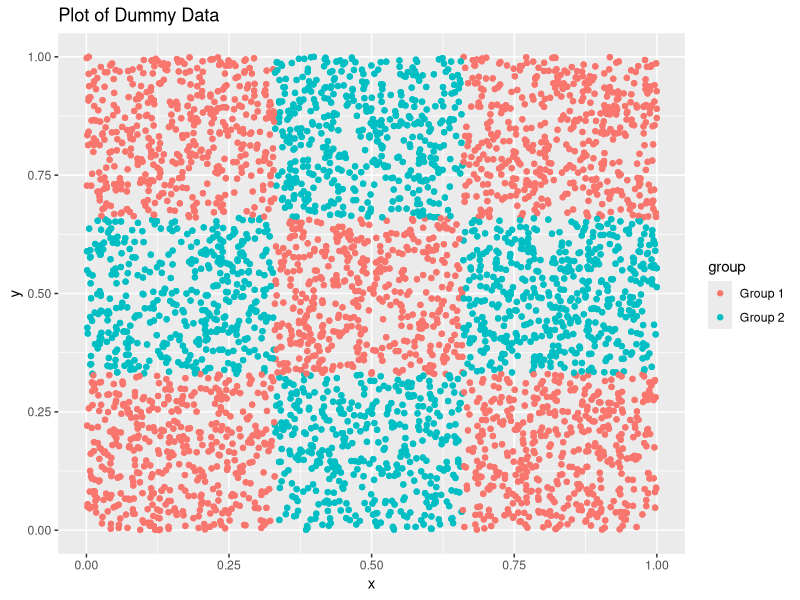
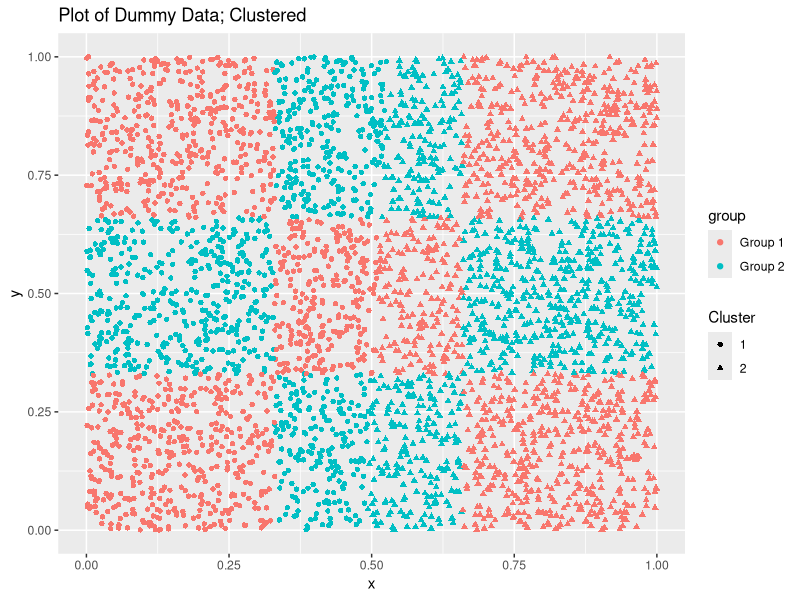
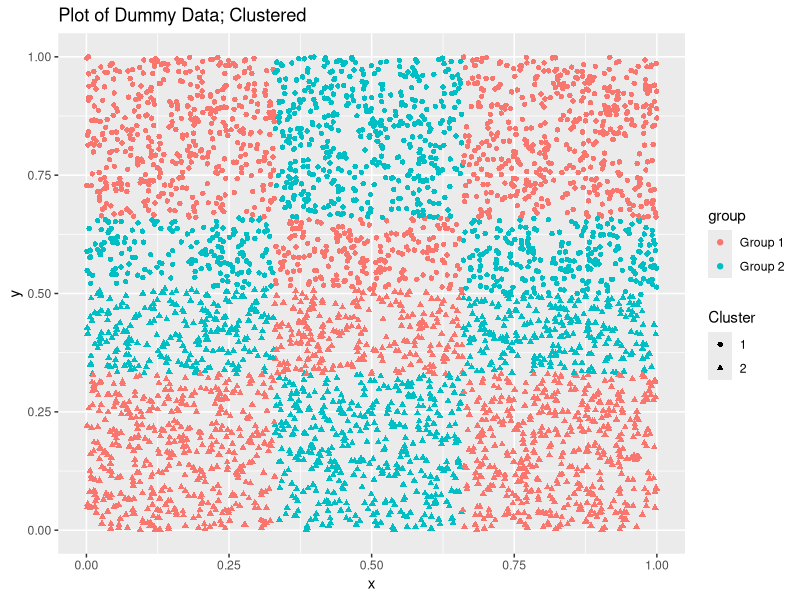
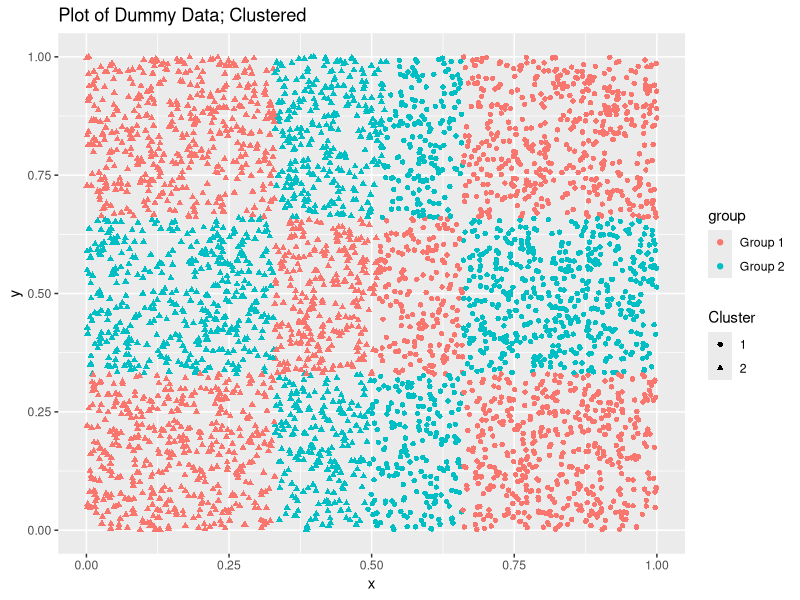

Source code (R) for these figures, in order: (Note: a time limit stopped this script after it produced the figures.)
## ---- chunk 1
library(ggplot2)
# First, we create a dummy data set
set.seed(10)
random_data = data.frame(x = runif(4000), 
                         y = runif(4000),
                         group = rep(NA, times = 8000))
random_data[which(random_data$x < 0.33 & random_data$y < 0.33 |
                  random_data$x > 0.66 & random_data$y < 0.33 |
                  random_data$x < 0.33 & random_data$y > 0.66 |
                  random_data$x > 0.66 & random_data$y > 0.66 |
                  (random_data$x > 0.33 & random_data$x < 0.66 & 
                     random_data$y > 0.33 & random_data$y < 0.66)),]$group = "Group 1"
random_data[which(is.na(random_data$group)),]$group = "Group 2"

# This data set looks like:
ggplot(random_data, aes(x = x, y = y, col = group)) + geom_point() + 
  ggtitle("Plot of Dummy Data")
# We'll perform the kmeans with two random centers:
random.km = kmeans(random_data[,1:2], centers = 2, iter.max = 1)
ggplot(random_data, aes(x = x, y = y, col = group, pch = as.factor(random.km$cluster))) + 
  geom_point() + 
  scale_shape_discrete(name = "Cluster") + 
  ggtitle("Plot of Dummy Data; Clustered")
# Which gives the following within-cluster sum of squares:
random.km$tot.withinss
## ---- chunk 2
my_centers = random_data[1:2, 1:2]
random.km = kmeans(random_data[,1:2], centers = my_centers, iter.max = 1)
ggplot(random_data, aes(x = x, y = y, col = group, pch = as.factor(random.km$cluster))) + 
  geom_point() + 
  scale_shape_discrete(name = "Cluster") + 
  ggtitle("Plot of Dummy Data; Clustered")
random.km$tot.withinss
## ---- chunk 3
my_centers = random_data[1000:1001, 1:2]
random.km = kmeans(random_data[,1:2], centers = my_centers, iter.max = 1)
ggplot(random_data, aes(x = x, y = y, col = group, pch = as.factor(random.km$cluster))) + 
  geom_point() + 
  scale_shape_discrete(name = "Cluster") + 
  ggtitle("Plot of Dummy Data; Clustered")
random.km$tot.withinss
## ---- chunk 4
W_obs = rnorm(300, mean = -1)
V_obs = rnorm(200, mean = 1)
Y_class = c(rep(0, times = length(W_obs)), rep(1, times = length(V_obs)))
train_data = data.frame(X = c(W_obs, V_obs), Y = Y_class)
## ---- chunk 5
pi_0 = sum(train_data$Y==0)/nrow(train_data)
pi_1 = sum(train_data$Y==1)/nrow(train_data)
## ---- chunk 6
x_obs = train_data[1,1]
#prob_x_given_0
given0_density = density(train_data$X[train_data$Y==0])
given0_index = sum(given0_density$x <= x_obs)
prob_x_given_0 = given0_density$y[given0_index]
#prob_x_given_1
given1_density = density(train_data$X[train_data$Y==1])
given1_index = sum(given1_density$x <= x_obs)
prob_x_given_1 = given1_density$y[given1_index]
Bayes_rule_for_x = prob_x_given_1 * pi_1 / (prob_x_given_1 * pi_1 + prob_x_given_0 * pi_0)
## ---- chunk 7
#Construct a new column 
train_data$'new_Y' = NA

#Compute Classifiers
for (i in 1:nrow(train_data)) {
  x_obs = train_data[i,1]
  #prob_x_given_0
  given0_density = density(train_data$X[train_data$Y==0])
  given0_index = sum(given0_density$x <= x_obs)
  prob_x_given_0 = given0_density$y[given0_index]
  #prob_x_given_1
  given1_density = density(train_data$X[train_data$Y==1])
  given1_index = sum(given1_density$x <= x_obs)
  prob_x_given_1 = given1_density$y[given1_index]
  Bayes_rule_for_x = prob_x_given_1 * pi_1 / (prob_x_given_1 * pi_1 + prob_x_given_0 * pi_0)
  
  #Assign value to classifier
  if(length(Bayes_rule_for_x)==0){
    train_data$`new_Y`[i]=0
  }else if(Bayes_rule_for_x>=1/2){
    train_data$'new_Y'[i]=1
  }else{train_data$'new_Y'[i]=0}
}
## ---- chunk 8
#Calculate and Report the Bayes' Risk
Bayes_Risk = sum(train_data$Y!=train_data$new_Y)/nrow(train_data)
Bayes_Risk
## ---- chunk 9
# Take special care to seperate the classifier from the rest of the data when fitting a 
# knn model.  Consider the following code to give you an idea as to how one does this.
# Note, however, that this code is based off of my naming practices, and may require editing
# depending on your previous code.
library(class)
train_data_classifiers = as.factor(train_data$Y)
train_data_observations = data.frame(train_data$X)

#k=1
knn.1 <-  knn(train_data_observations, train_data_observations, cl = train_data_classifiers, k=1)
R_knn_1 = 100 * sum(train_data_classifiers != knn.1)/length(knn.1)
R_knn_1

#k=3
knn.3 <-  knn(train_data_observations, train_data_observations, cl = train_data_classifiers, k=3)
R_knn_3 = 100 * sum(train_data_classifiers != knn.3)/length(knn.3)
R_knn_3

#k=10
knn.10 <-  knn(train_data_observations, train_data_observations, cl = train_data_classifiers, k=10)
R_knn_10 = 100 * sum(train_data_classifiers != knn.10)/length(knn.10)
R_knn_10
## ---- chunk 10
library(MASS)
library(dplyr)
# Fit the model
model <- lda(Y~X, data = train_data)
# Make predictions
predictions <- model %>% predict(train_data)
## ---- chunk 11
risk_predictions = sum(predictions$class!=train_data$Y)/length(train_data)
risk_predictions
## ---- chunk 12
W_obs = rnorm(150, mean = -2)
V_obs = rnorm(50, mean = 2)
Y_class_test = c(rep(0, times = length(W_obs)), rep(1, times = length(V_obs)))
test_data = data.frame(X = c(W_obs, V_obs), Y = Y_class_test)
## ---- chunk 13
##Calculate the Bayes Rule and Bayes Risk
#Construct a new column 
test_data$'new_Y' = NA

#Compute Classifiers
for (i in 1:nrow(test_data)) {
  x_obs = test_data[i,1]
  #prob_x_given_0
  given0_density = density(train_data$X[train_data$Y==0])
  given0_index = sum(given0_density$x <= x_obs)
  prob_x_given_0 = given0_density$y[given0_index]
  #prob_x_given_1
  given1_density = density(train_data$X[train_data$Y==1])
  given1_index = sum(given1_density$x <= x_obs)
  prob_x_given_1 = given1_density$y[given1_index]
  Bayes_rule_for_x = prob_x_given_1 * pi_1 / (prob_x_given_1 * pi_1 + prob_x_given_0 * pi_0)
  
  #Assign value to classifier
  if(length(Bayes_rule_for_x)==0){
    test_data$`new_Y`[i]=0
  }else if(Bayes_rule_for_x>=1/2){
    test_data$'new_Y'[i]=1
  }else{test_data$'new_Y'[i]=0}
}

#Calculate and Report the Bayes' Risk
Bayes_Risk = sum(test_data$Y!=test_data$new_Y)/nrow(test_data)
## ---- chunk 14
#knn risk
library(class)
train_data_classifiers = as.factor(train_data$Y)
train_data_observations = data.frame(train_data$X)
test_data_observations = data.frame(test_data$X)
test_data_classifiers = as.factor(test_data$Y)

#k=1
knn.1 <-  knn(train_data_observations, test_data_observations, cl = train_data_classifiers, k=1)
R_knn_1 = 100 * sum(test_data_classifiers != knn.1)/length(knn.1)

#k=3
knn.3 <-  knn(train_data_observations, test_data_observations, cl = train_data_classifiers, k=3)
R_knn_3 = 100 * sum(test_data_classifiers != knn.3)/length(knn.3)

#k=10
knn.10 <-  knn(train_data_observations, test_data_observations, cl = train_data_classifiers, k=10)
R_knn_10 = 100 * sum(test_data_classifiers != knn.10)/length(knn.10)
## ---- chunk 15
#LDA
library(MASS)
library(dplyr)
# Fit the model
model <- lda(Y~X, data = train_data)
# Make predictions
predictions <- model %>% predict(test_data)

risk_predictions = sum(predictions$class!=test_data$Y)/length(test_data$X)
## ---- chunk 16
set.seed(13)
all_bayes_risks = c()
all_knn_risks = c()
all_lda_risks = c()

for(iteration in 1:1000){
  W_obs = rnorm(150, mean = -2)
  V_obs = rnorm(50, mean = 2)
  Y_class_test = c(rep(0, times = length(W_obs)), rep(1, times = length(V_obs)))
  test_data = data.frame(X = c(W_obs, V_obs), Y = Y_class_test)
  
##Calculate the Bayes Rule and Bayes Risk
#Construct a new column 
test_data$'new_Y' = NA

#Compute Classifiers
for (i in 1:nrow(test_data)) {
  x_obs = test_data[i,1]
  #prob_x_given_0
  given0_density = density(train_data$X[train_data$Y==0])
  given0_index = sum(given0_density$x <= x_obs)
  prob_x_given_0 = given0_density$y[given0_index]
  #prob_x_given_1
  given1_density = density(train_data$X[train_data$Y==1])
  given1_index = sum(given1_density$x <= x_obs)
  prob_x_given_1 = given1_density$y[given1_index]
  Bayes_rule_for_x = prob_x_given_1 * pi_1 / (prob_x_given_1 * pi_1 + prob_x_given_0 * pi_0)
  
  #Assign value to classifier
  if(length(Bayes_rule_for_x)==0){
    test_data$`new_Y`[i]=0
  }else if(Bayes_rule_for_x>=1/2){
    test_data$'new_Y'[i]=1
  }else{test_data$'new_Y'[i]=0}
}

#knn risk
library(class)
train_data_classifiers = as.factor(train_data$Y)
train_data_observations = data.frame(train_data$X)
test_data_observations = data.frame(test_data$X)
test_data_classifiers = as.factor(test_data$Y)

#k=1
knn.1 <-  knn(train_data_observations, test_data_observations, cl = train_data_classifiers, k=1)

#LDA
library(MASS)
library(dplyr)
# Fit the model
model <- lda(Y~X, data = train_data)
# Make predictions
predictions <- model %>% predict(test_data)

  bayes_risk = sum(test_data$Y!=test_data$new_Y)/nrow(test_data)
  knn_risk = sum(test_data_classifiers != knn.1)/length(knn.1)
  lda_risk = sum(predictions$class!=test_data$Y)/length(test_data$X)
  
  all_bayes_risks = c(all_bayes_risks, bayes_risk)
  all_knn_risks = c(all_knn_risks, knn_risk)
  all_lda_risks = c(all_lda_risks, lda_risk)
  
}
## ---- chunk 17
df = as.data.frame(cbind(as.matrix(c(1:1000)),as.matrix(all_bayes_risks),as.matrix(all_knn_risks),as.matrix(all_lda_risks)))

ggplot(df, aes(V1)) +                    # basic graphical object
  geom_line(aes(y=V2), colour="red") +   # first layer
  geom_line(aes(y=V3), colour="green")+  # second layer
  geom_line(aes(y=V4), colour="blue") +  # Final layer
  ylab("Red-bayes, Green-knn, Blue-lda")+xlab("Index")
